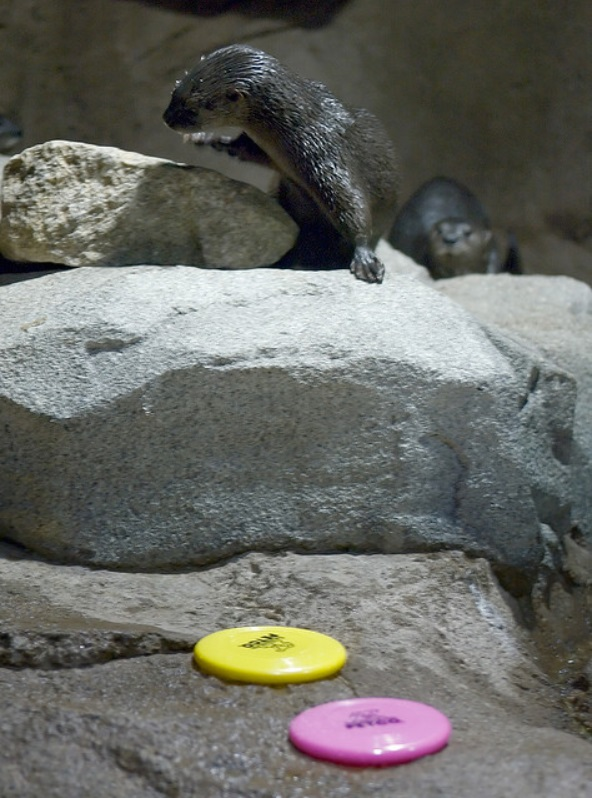
#> input picture HW3/q1/1.jpg, 592 x 798 px; the run also reads 1 picture not shown here
$ python Image1FilterCode.py
#> lines starting #> are read from the running program, lines starting #| are printed output that depends on the picture; long printed decimals are rounded
import numpy as np
from PIL import Image

def average_filter_row_wise(image):
    """Apply average filter row-wise to the input grayscale image."""
    # Convert image to numpy array
    img_array = np.array(image)

    # Get image dimensions
    height, width = img_array.shape

    # Create a new array to store the filtered image
    filtered_img_array = np.zeros((height, width), dtype=np.uint8)

    # Apply average filter row-wise
    for y in range(height):
        # Compute the average pixel value for each row
        average_value = np.mean(img_array[y, :])
        # Assign the average value to all pixels in the row
        filtered_img_array[y, :] = average_value

    # Convert the filtered numpy array back to PIL Image
    filtered_image = Image.fromarray(filtered_img_array)

    return filtered_image

def calculate_mse(original_image, filtered_image):
    """Calculate Mean Squared Error (MSE) between original and filtered images."""
    # Convert images to numpy arrays
    original_array = np.array(original_image)
    filtered_array = np.array(filtered_image)

    # Calculate squared differences between corresponding pixels
    squared_diff = (original_array - filtered_array) ** 2

    # Compute the mean squared error
    mse = np.mean(squared_diff)

    return mse


def main():
    # Open the image file
    image_path = "1.jpg"  # Update with your image file path
    try:
        image = Image.open(image_path)
#> image is the input picture: PIL image 592x798 RGB; mean R, G, B 104.2, 105.2, 99.9
    except FileNotFoundError:
        print("Image file not found.")
        return

    # Convert the image to grayscale
    grayscale_image = image.convert("L")
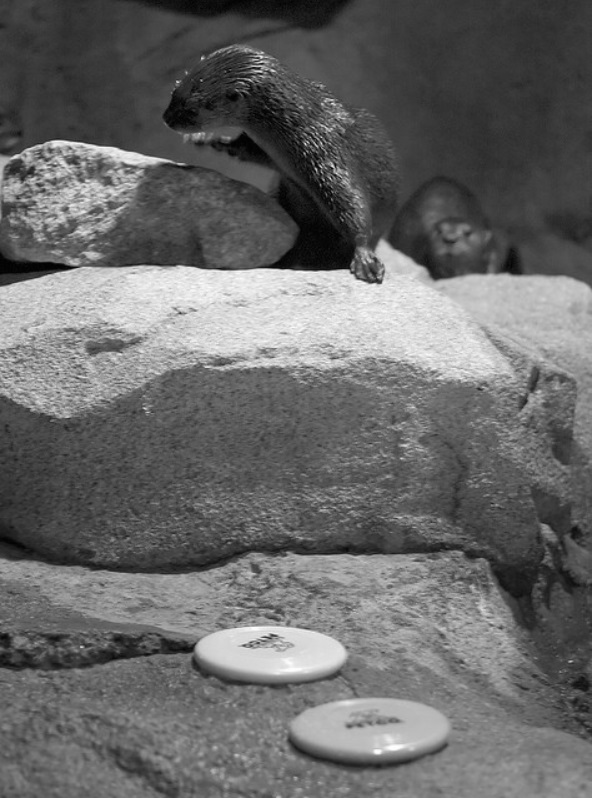
#> grayscale_image: PIL image 592x798 L; min 0, max 255, mean 104.3

    # Apply average filter row-wise
    filtered_image = average_filter_row_wise(grayscale_image)
#> the loop in average_filter_row_wise, `for y in range(height):` made 798 passes
#> average_value on passes 1 to 3: 40.24, 40.65, 41.1
#> after the loop in average_filter_row_wise, `for y in range(height):`:
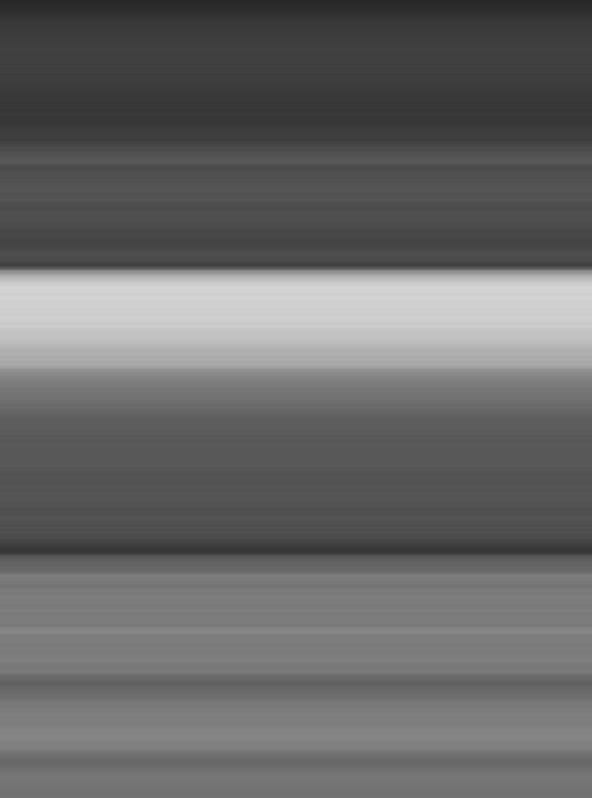
#> filtered_img_array: shape (798, 592); min 40, max 212, mean 103.8

    # Display the filtered image
    filtered_image.show(title="Filtered Image (Row-wise Average)")

    filtered_image.save("fixed_image_1.jpg")
    # Open the image file
    image_path = "image_1.jpg"  # Update with your image file path
    try:
        image = Image.open(image_path)
    except FileNotFoundError:
        print("Image file not found.")
        return

    # Calculate Mean Squared Error (MSE)
    mse = calculate_mse(np.array(image), np.array(filtered_image))
#> in calculate_mse, `squared_diff = (original_array - filtered_array) ** 2`:
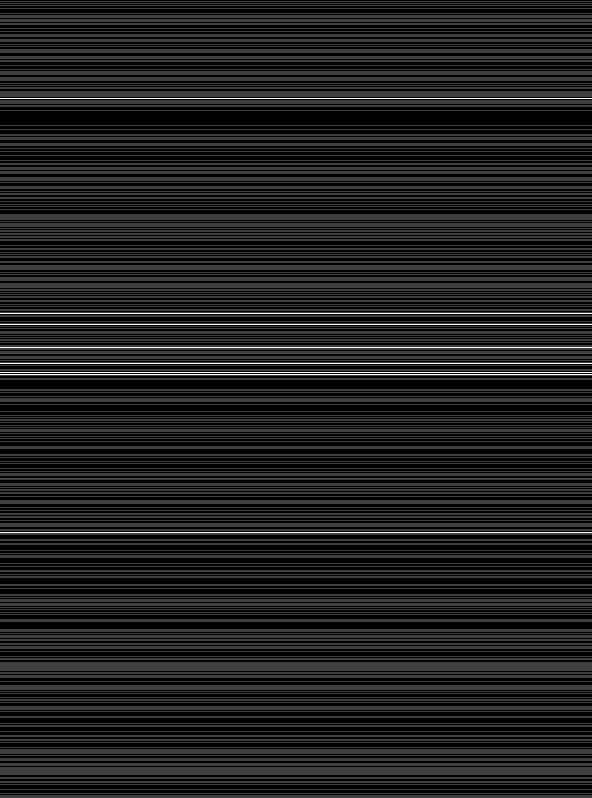
#> squared_diff: shape (798, 592); min 0, max 4, mean 0.518; drawn with min black and max white
#> in calculate_mse, `mse = np.mean(squared_diff)`: mse = 0.518
#> mse = 0.518
    print("Mean Squared Error (MSE) between original and filtered image:", mse)
#| Mean Squared Error (MSE) between original and filtered image: 0.5175

if __name__ == "__main__":
    main()
